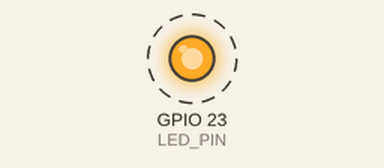
This program was run on a simulated Raspberry Pi (BCM pin numbers). Shown: output pins drawn as LEDs (lit = HIGH). Dashed ring = blinking.

Above: at 0.2 s.
Timing chart, 0 to 3.0 s (numbered marks = the images above):
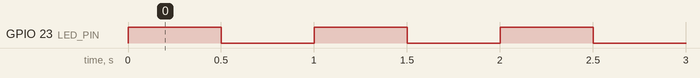

The program:

blink_led.py
```python
#coding: utf-8


import wiringpi as pi
import time

LED_PIN = 23
pi.wiringPiSetupGpio()

pi.pinMode(LED_PIN, pi.OUTPUT)

while True:
    pi.digitalWrite(LED_PIN, pi.HIGH)
    time.sleep(0.5)
    pi.digitalWrite(LED_PIN, pi.LOW)
    time.sleep(0.5)
```

Measured:
- by itself, GPIO 23 (LED_PIN): alternates HIGH for 0.50 s and LOW for 0.50 s
